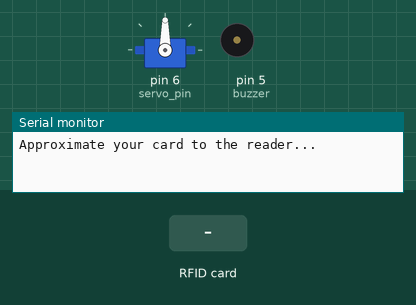
Bench run of a sketch on a simulated Arduino Uno, built with avr-gcc and run on an emulated ATmega328P. Parts: servo, buzzer (waves = sounding), the last lines printed to the serial monitor. Inputs (shaded band) come from the test bench.

Above: at 1.2 s.
1.3 s: RFID card F1 3E 21 1F held to the reader
At 1.45 s:
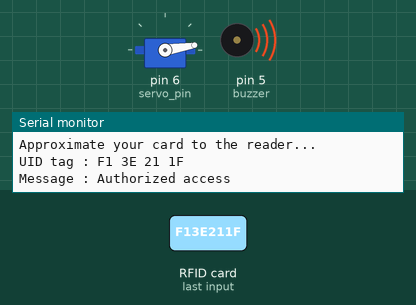
At 3.6 s:
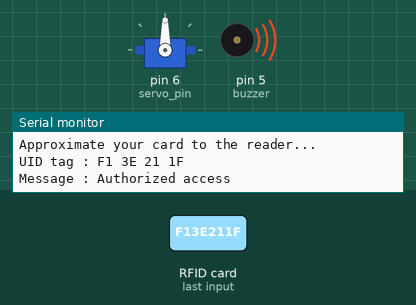
4.3 s: RFID card 5E 7A 19 C4 held to the reader
At 7.9 s:
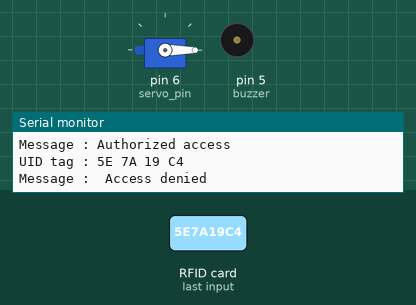
Timing chart, 0 to 9.4 s (numbered marks = the images above; inputs shaded):
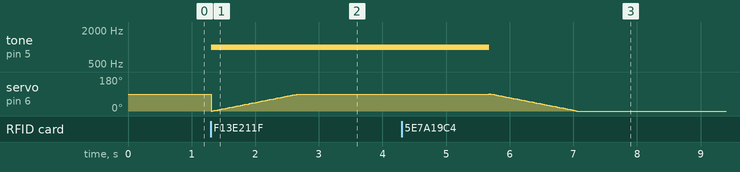

Measured:
- after the input at 1.3 s, tone on pin 5 (buzzer): silent → 1000 Hz at once

The sketch:

SmartOffice1.ino
```cpp
#include <SPI.h>
#include <MFRC522.h>
#include <Servo.h>

//pinovi za rfid
#define SS_PIN 10
#define RST_PIN 9
//buzzer pin
#define buzzer 5
#define servo_pin 6

Servo myservo;  // create servo object to control a servo
// twelve servo objects can be created on most boards

int pos = 0;    // variable to store the servo position
int pozicija=0;

//konstrukcija objekta za rdif citac
MFRC522 mfrc522(SS_PIN, RST_PIN);

void setup()
{
  Serial.begin(9600);   // Initiate a serial communication
  SPI.begin();      // Initiate  SPI bus
  mfrc522.PCD_Init();   // Initiate MFRC522
  Serial.println("Approximate your card to the reader...");
  Serial.println();
  pinMode(buzzer, OUTPUT);
 // pinMode(pir, INPUT);
  myservo.attach(servo_pin);
}

void loop()
{
  // Look for new cards
  if ( ! mfrc522.PICC_IsNewCardPresent())
  {
    return;
  }
  // Select one of the cards
  if ( ! mfrc522.PICC_ReadCardSerial())
  {
    return;
  }
  //Show UID on serial monitor
  Serial.print("UID tag :");
  String content= "";
  byte letter;
  for (byte i = 0; i < mfrc522.uid.size; i++)
  {
     Serial.print(mfrc522.uid.uidByte[i] < 0x10 ? " 0" : " ");
     Serial.print(mfrc522.uid.uidByte[i], HEX);
     content.concat(String(mfrc522.uid.uidByte[i] < 0x10 ? " 0" : " "));
     content.concat(String(mfrc522.uid.uidByte[i], HEX));
  }
  Serial.println();
  Serial.print("Message : ");
  content.toUpperCase();

  if (content.substring(1) == "F1 3E 21 1F") //change here the UID of the card/cards that you want to give access
  {
    Serial.println("Authorized access");
    Serial.println();
    tone(buzzer, 1000);

     for (pos = 0; pos <= 90; pos += 1) { // goes from 0 degrees to 90 degrees
    // in steps of 1 degree
    myservo.write(pos);              // tell servo to go to position in variable 'pos'
    delay(15);
  }
    delay(3000);
    noTone(buzzer);

    for (; pos >=0 ; pos -= 1) { // goes from 90 degrees to 0 degrees
    // in steps of 1 degree
    myservo.write(pos);              // tell servo to go to position in variable 'pos'
    delay(15);                       // waits 15ms for the servo to reach the position
  }
  }

 else   {
    Serial.println(" Access denied");
    delay(3000);
  }
}
```
